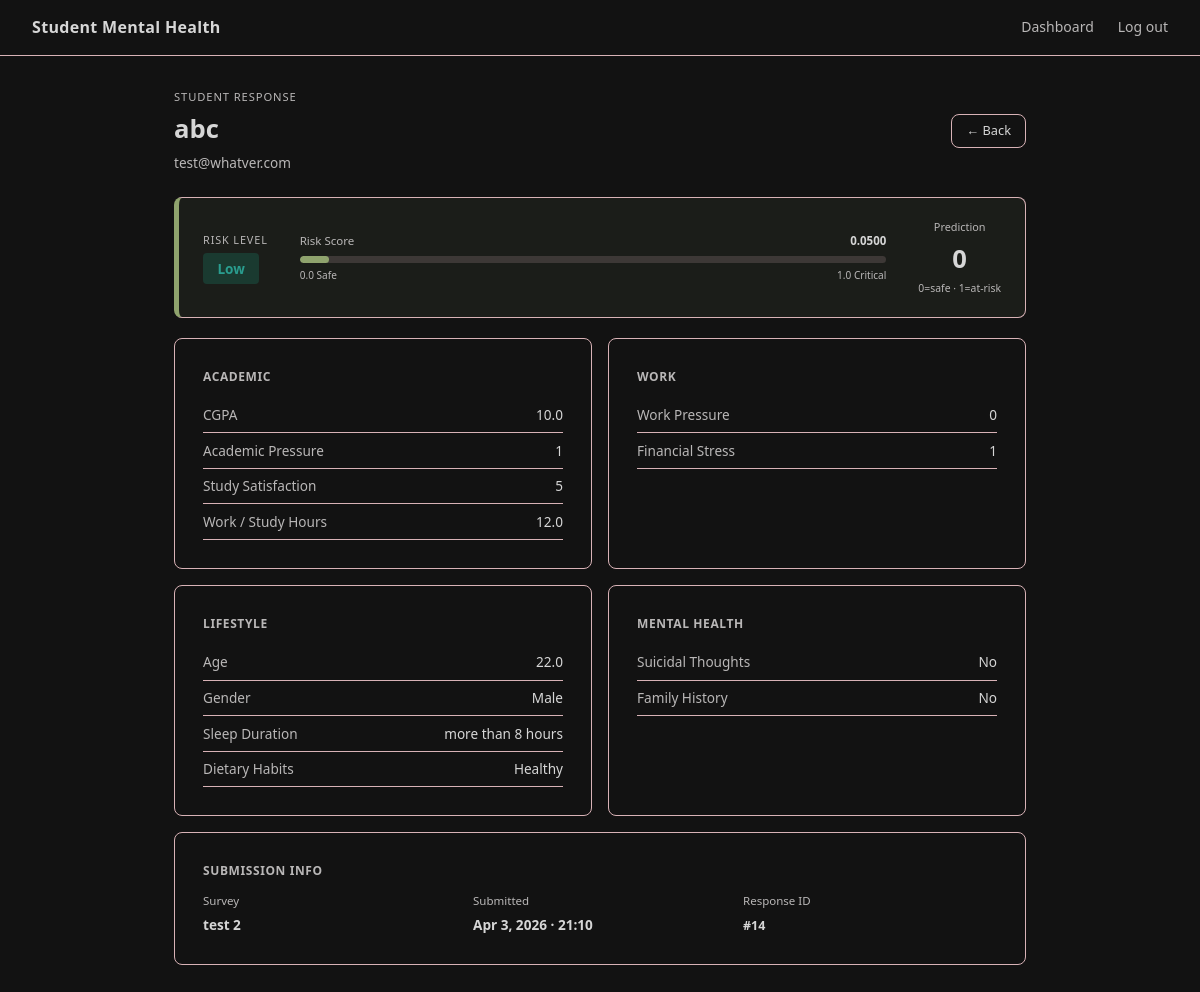
Page /student/14/ (signed in) on the committed database.
### core/models.py (models this page shows, shortened)
class SurveyResponse(models.Model):
    SLEEP_CHOICES = [
        ("less than 5 hours", "Less than 5 hours"),
        ("5-6 hours",         "5-6 hours"),
        ("7-8 hours",         "7-8 hours"),
        ("more than 8 hours", "More than 8 hours"),
        ("others",            "Others"),
    ]
    DIETARY_CHOICES = [
        ("Healthy",   "Healthy"),
        ("Moderate",  "Moderate"),
        ("Unhealthy", "Unhealthy"),
        ("Others",    "Others"),
    ]
    survey  = models.ForeignKey(Survey, on_delete=models.CASCADE)
    student = models.ForeignKey(Student, on_delete=models.CASCADE)
    age                = models.FloatField()
    gender             = models.CharField(max_length=10)
    cgpa               = models.FloatField()
    academic_pressure  = models.IntegerField()
    work_pressure      = models.IntegerField(default=0)
    study_satisfaction = models.IntegerField()
    job_satisfaction   = models.IntegerField(default=0)
    work_study_hours   = models.FloatField()
    sleep_duration     = models.CharField(max_length=50, choices=SLEEP_CHOICES)
    dietary_habits     = models.CharField(max_length=50, choices=DIETARY_CHOICES)
    suicidal_thoughts  = models.CharField(max_length=10)
    family_history     = models.CharField(max_length=10)
    financial_stress   = models.CharField(max_length=10)
    created_at = models.DateTimeField(auto_now_add=True)

class Student(models.Model):
    name  = models.CharField(max_length=100)
    email = models.EmailField()

class PredictionResult(models.Model):
    RISK_CHOICES = [
        ("Low",      "Low"),
        ("Moderate", "Moderate"),
        ("High",     "High"),
    ]
    response   = models.OneToOneField(SurveyResponse, on_delete=models.CASCADE)
    risk_score = models.FloatField()
    prediction = models.IntegerField()
    risk_level = models.CharField(max_length=10, choices=RISK_CHOICES)
    created_at = models.DateTimeField(auto_now_add=True)

class Survey(models.Model):
    id          = models.CharField(max_length=5, primary_key=True)
    title       = models.CharField(max_length=200)
    description = models.TextField(blank=True)
    is_active   = models.BooleanField(default=True)
    created_at  = models.DateTimeField(auto_now_add=True)
    closed_at   = models.DateTimeField(null=True, blank=True)

### core/views.py (the view)
# urls.py: path("student/<int:id>/", views.student_detail, name="student_detail"),
@login_required
@user_passes_test(_is_admin)
def student_detail(request, id):
    response   = get_object_or_404(
        SurveyResponse.objects.select_related("student", "survey", "predictionresult"),
        id=id,
    )
    prediction = getattr(response, "predictionresult", None)
    return render(request, "student_detail.html", {
        "response":   response,
        "prediction": prediction,
    })

### core/views.py (called while the page is built)
def _is_admin(user) -> bool:
    return user.is_authenticated and user.is_staff

### core/templates/student_detail.html (shortened to what this page needs)
{% extends "base.html" %}
{% block content %}
<div class="container">
  <div class="flex-between" style="margin-bottom:1.5rem;">
    <div>
      <div style="font-size:.7rem;text-transform:uppercase;letter-spacing:.08em;color:var(--muted);margin-bottom:.2rem;">Student Response</div>
      <h1 style="margin-bottom:.1rem;">{{ response.student.name }}</h1>
      <p style="margin:0;font-size:.85rem;">{{ response.student.email }}</p>
    </div>
    <a href="javascript:history.back()" class="btn btn-secondary btn-sm">← Back</a>
  </div>
  {% if prediction %}
  <div style="
    border-radius:var(--radius); border:1px solid var(--border);
    border-left:5px solid
      {% if prediction.risk_level == 'High' %}var(--negative)
      {% elif prediction.risk_level == 'Moderate' %}var(--accent)
      {% else %}var(--positive){% endif %};
    padding:1.25rem 1.5rem; margin-bottom:1.25rem;
    background:
      {% if prediction.risk_level == 'High' %}rgba(230,57,70,.07)
      {% elif prediction.risk_level == 'Moderate' %}rgba(244,162,97,.07)
      {% else %}rgba(143,163,109,.07){% endif %};
    display:flex; align-items:center; gap:2rem; flex-wrap:wrap;
  ">
    <div>
      <div style="font-size:.68rem;text-transform:uppercase;letter-spacing:.08em;color:var(--muted);margin-bottom:.3rem;">Risk Level</div>
      <span class="badge badge-{{ prediction.risk_level|lower }}" style="font-size:.85rem;padding:.3rem .9rem;">
        {{ prediction.risk_level }}
      </span>
    </div>
    <div style="flex:1;min-width:180px;">
      <div style="display:flex;justify-content:space-between;font-size:.72rem;color:var(--muted);margin-bottom:.35rem;">
        <span>Risk Score</span>
        <span style="font-weight:600;color:var(--text);">{{ prediction.risk_score|floatformat:4 }}</span>
      </div>
      <div style="height:7px;background:rgba(216,178,182,.18);border-radius:99px;overflow:hidden;">
        <div style="height:100%;width:{% widthratio prediction.risk_score 1 100 %}%;border-radius:99px;background:
          {% if prediction.risk_level == 'High' %}var(--negative)
          {% elif prediction.risk_level == 'Moderate' %}var(--accent)
          {% else %}var(--positive){% endif %};"></div>
      </div>
      <div style="display:flex;justify-content:space-between;font-size:.63rem;color:var(--muted);margin-top:.2rem;">
        <span>0.0 Safe</span><span>1.0 Critical</span>
      </div>
    </div>
    <div style="text-align:center;">
      <div style="font-size:.68rem;color:var(--muted);margin-bottom:.2rem;">Prediction</div>
      <div style="font-size:1.6rem;font-weight:700;">{{ prediction.prediction }}</div>
      <div style="font-size:.65rem;color:var(--muted);">0=safe · 1=at-risk</div>
    </div>
  </div>
  {% endif %}
  <div style="display:grid;grid-template-columns:1fr 1fr;gap:1rem;margin-bottom:1rem;">
    <div class="card" style="margin:0;">
      <h3 style="margin-bottom:.75rem;">Academic</h3>
      {% include "partials/drow.html" with label="CGPA" value=response.cgpa %}
      {% include "partials/drow.html" with label="Academic Pressure" value=response.academic_pressure %}
      {% include "partials/drow.html" with label="Study Satisfaction" value=response.study_satisfaction %}
      {% include "partials/drow.html" with label="Work / Study Hours" value=response.work_study_hours %}
    </div>
    <div class="card" style="margin:0;">
      <h3 style="margin-bottom:.75rem;">Work</h3>
      {% include "partials/drow.html" with label="Work Pressure" value=response.work_pressure %}
      {% include "partials/drow.html" with label="Financial Stress" value=response.financial_stress %}
    </div>
    <div class="card" style="margin:0;">
      <h3 style="margin-bottom:.75rem;">Lifestyle</h3>
      {% include "partials/drow.html" with label="Age" value=response.age %}
      {% include "partials/drow.html" with label="Gender" value=response.gender %}
      {% include "partials/drow.html" with label="Sleep Duration" value=response.sleep_duration %}
      {% include "partials/drow.html" with label="Dietary Habits" value=response.dietary_habits %}
    </div>
    <div class="card" style="margin:0;">
      <h3 style="margin-bottom:.75rem;">Mental Health</h3>
      {% include "partials/drow.html" with label="Suicidal Thoughts" value=response.suicidal_thoughts %}
      {% include "partials/drow.html" with label="Family History" value=response.family_history %}
    </div>
  </div>
  <div class="card" style="margin:0;">
    <h3 style="margin-bottom:.75rem;">Submission Info</h3>
    <div style="display:grid;grid-template-columns:1fr 1fr 1fr;gap:1rem;font-size:.85rem;">
      <div>
        <div style="color:var(--muted);font-size:.72rem;margin-bottom:.2rem;">Survey</div>
        <strong>{{ response.survey.title }}</strong>
      </div>
      <div>
        <div style="color:var(--muted);font-size:.72rem;margin-bottom:.2rem;">Submitted</div>
        <strong>{{ response.created_at|date:"M j, Y · H:i" }}</strong>
      </div>
      <div>
        <div style="color:var(--muted);font-size:.72rem;margin-bottom:.2rem;">Response ID</div>
        <strong style="font-size:.78rem;">#{{ response.id }}</strong>
      </div>
    </div>
  </div>
</div>
{% endblock %}

### core/templates/partials/drow.html
<div style="display:flex;justify-content:space-between;align-items:center;padding:.4rem 0;border-bottom:1px solid var(--border);font-size:.85rem;">
  <span style="color:var(--muted);">{{ label }}</span>
  <span style="font-weight:500;">{{ value|default:"0" }}</span>
</div>

### core/templates/base.html (style rules this page uses)
*, *::before, *::after { box-sizing: border-box; margin: 0; padding: 0; }
:root { --bg: #121212; --surface: #121212; --card: #121212; --border: #D8B2B6; --accent: #f4a261; --accent2: #f4a261; --positive: #8FA36D; --neutral: #eee239; --negative: #e63946; --text: #d6d6d6; --muted: #b9b7b7; ; --radius: 8px; }
body { font-family: "Segoe UI", system-ui, sans-serif; background: var(--bg); color: var(--text); min-height: 100vh; font-size: 15px; line-height: 1.6; }
.container { max-width: 900px; margin: 0 auto; padding: 2rem 1.5rem; }
.card { background: var(--surface); border: 1px solid var(--border); border-radius: var(--radius); padding: 1.75rem; margin-bottom: 1.25rem; }
h1 { font-size: 1.6rem; font-weight: 600; margin-bottom: 0.5rem; }
h3 { font-size: 1rem; font-weight: 600; margin-bottom: 0.5rem; color: var(--muted); text-transform: uppercase; letter-spacing: 0.05em; font-size: 0.75rem; }
p { color: var(--muted); margin-bottom: 1rem; }
.btn { display: inline-block; padding: 0.6rem 1.5rem; border-radius: var(--radius); font-size: 0.9rem; font-weight: 500; cursor: pointer; border: none; text-decoration: none; transition: opacity 0.15s; }
.btn-secondary { background: var(--card); color: var(--text); border: 1px solid var(--border); }
.btn-sm { padding: 0.35rem 0.875rem; font-size: 0.8rem; }
.badge { display: inline-block; padding: 0.2rem 0.6rem; border-radius: 4px; font-size: 0.75rem; font-weight: 600; }
.badge-low { background: #1a3a30; color: #2a9d8f; }
.flex-between { display: flex; align-items: center; justify-content: space-between; }

### rows in the picture
SurveyResponse: student.name "abc", student.email "test@whatver.com", cgpa "10.0 12.0 22.0 Male more than 8 hours Healthy No No", survey "test 2", created_at "Apr 3, 2026 · 21:10", id "14"
PredictionResult: risk_level "Low", risk_score "0.0500", prediction "0"

### other values in the picture
{{ label }} "CGPA Academic Pressure Study Satisfaction Work / Study Hours Work Pressure Financial Stress Age Gender Sleep Duration Dietary Habits Suicidal Thoughts Family History"
{{ value|default:"0" }} "1 5 0 1"
